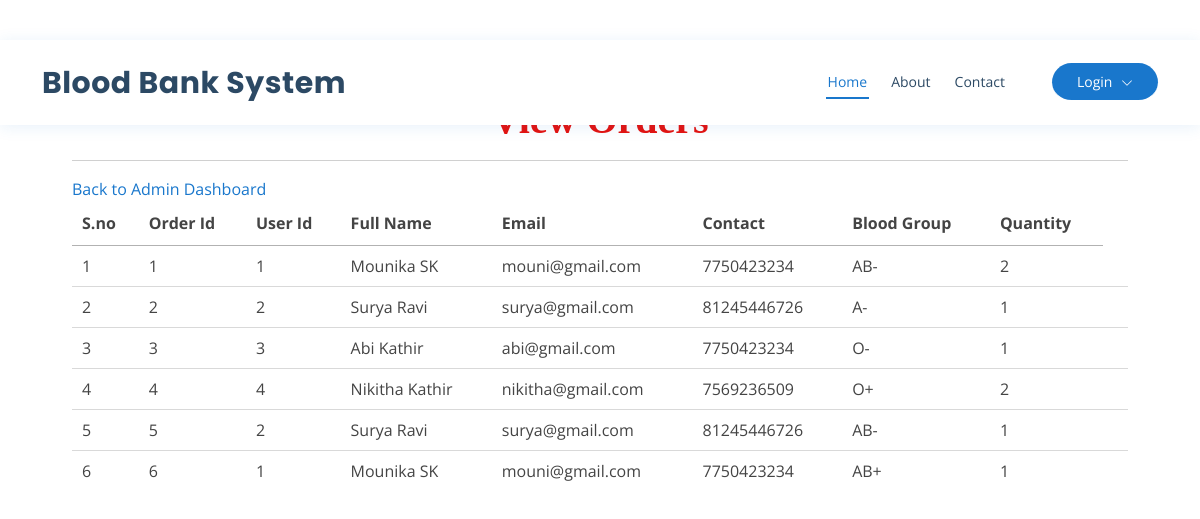
The app's page /all_order with its own data.
### bloodapp/models.py (models this page shows, shortened)
class BloodRequest(models.Model):
    user = models.ForeignKey(user, on_delete=models.CASCADE)
    blood_group = models.CharField(max_length=5)
    quantity = models.IntegerField()
    date_requested = models.DateTimeField(auto_now_add=True)
    class Meta:
        db_table="order"

class user(models.Model):
    fname=models.CharField(max_length=50)
    lname=models.CharField(max_length=50)
    uname=models.CharField(max_length=30)
    pwd=models.CharField(max_length=10)
    email=models.EmailField()
    contact=models.IntegerField()
    dob=models.DateField()
    add=models.CharField(max_length=80)
    bloodgroup=models.CharField(max_length=5)
    class Meta:
        db_table="user"

### bloodapp/views.py (the view)
# urls.py: path('all_order',views.all_order),
def all_order(request):
    data = BloodRequest.objects.all()
    return render(request, "order.html",{'data':data})

### bloodapp/templates/order.html
{% extends 'index.html' %}
{% load static %}
{% block body %}
<div class="container-fluid" style="width:90%;margin-top:8%">
                    <div class="container-fluid">
                        <h1 align="center" style="font-weight:bold;font-family : 'Monotype Corsiva' ; color : #E6120E ;margin-top:4%">View  Orders</h1>
                         </div><hr>
                                <table id="example" class="display" style="width:100%">
                                  <thead>
                                    <tr>
                                      <th>S.no</th>
                                      <th>Order Id</th>
                                      <th>User Id</th>
                                      <th>Full Name</th>
                                      <th>Email</th>
                                      <th>Contact</th>
                                      <th>Blood Group</th>
                                      <th>Quantity</th>
                                  </tr>
                              </thead>
                              <tbody>
                              {% for i in data %}
                                <tr>
                                  <td>{{forloop.counter}}</td>
                                  <td>{{i.id}}</td>
                                  <td>{{i.user.id}}</td>
                                  <td>{{i.user.fname}} {{i.user.lname}}</td>
                                  <td>{{i.user.email}}</td>
                                  <td>{{i.user.contact}}</td>
                                  <td>{{i.blood_group}}</td>
                                  <td>{{i.quantity}}</td>
                                  <td>
                                  </td>
                              {% endfor %}
                              <a href="admin_home">Back to Admin Dashboard</a>
                          </tbody>
                      </table>
                  </div>
{% endblock %}

### bloodapp/static/css/style.css (style rules this page uses)
body { font-family: "Open Sans", sans-serif; color: #444444; }
a { color: #1977cc; text-decoration: none; }
h1, h2, h3, h4, h5, h6 { font-family: "Raleway", sans-serif; }

### records on screen
BloodRequest: id "1", user.id "1", user.fname "Mounika", user.lname "SK", user.email "mouni@gmail.com", user.contact "7750423234", blood_group "AB-", quantity "2"
BloodRequest: id "2", user.id "2", user.fname "Surya", user.lname "Ravi", user.email "surya@gmail.com", user.contact "81245446726", blood_group "A-", quantity "1"
BloodRequest: id "3", user.id "3", user.fname "Abi", user.lname "Kathir", user.email "abi@gmail.com", user.contact "7750423234", blood_group "O-", quantity "1"
BloodRequest: id "4", user.id "4", user.fname "Nikitha", user.lname "Kathir", user.email "nikitha@gmail.com", user.contact "7569236509", blood_group "O+", quantity "2"
BloodRequest: id "5", user.id "2", user.fname "Surya", user.lname "Ravi", user.email "surya@gmail.com", user.contact "81245446726", blood_group "AB-", quantity "1"
BloodRequest: id "6", user.id "1", user.fname "Mounika", user.lname "SK", user.email "mouni@gmail.com", user.contact "7750423234", blood_group "AB+", quantity "1"
